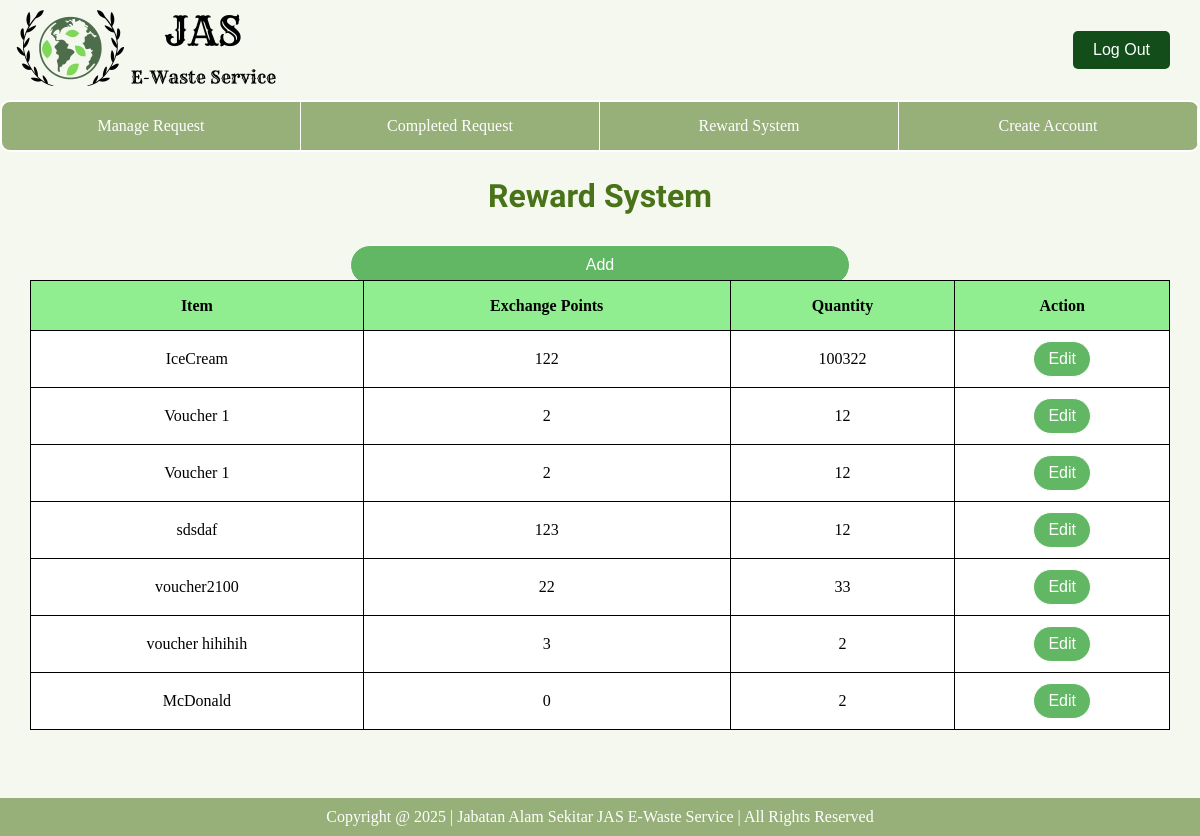
Screenshot of /operator/reward_system/ with the database file from the repository.
### database/models.py (models this page shows, shortened)
class Voucher(models.Model):
    voucherID = models.CharField(primary_key=True, max_length=200)
    name = models.CharField(max_length=150)
    pointsRequired = models.IntegerField()
    quantity = models.IntegerField()

### e_waste_operator/views.py (the view)
# urls.py: path('reward_system/', reward_system, name='reward_system'), #Reward System
def reward_system(request):
    vouchers = Voucher.objects.all()
    return render(request, 'operator/operator-rewardSystem.html', {"vouchers":vouchers})

### e_waste_operator/templates/operator/operator-rewardSystem.html (shortened to what this page needs)
{% extends 'operator/base_operator.html' %}
{% load static %}
{% block extra_css %}
    <link rel="stylesheet" href="{% static 'css/operator-rewardSystem.css' %}">
{% endblock %}
{% block content %}
    <h1 class="title">Reward System</h1>
    <div class="addNew">
      <div class="addNew-button">
        <a href="{% url 'operator:add_reward' %}">
            <button class="addButton">Add</button>
        </a>
      </div>
    </div>
    <div class="rewardTable">
      <table class>
        <thead>
            <tr>
                <th>Item</th>
                <th>Exchange Points</th>
                <th>Quantity</th>
                <th>Action</th>
            </tr>
        </thead>
        <tbody>
            {% for voucher in vouchers %}
            <tr>
                <td>{{ voucher.name }}</td>
                <td>{{ voucher.pointsRequired }}</td>
                <td>{{ voucher.quantity }}</td>
                <td>
                    <a href="{% url 'operator:edit_reward' voucher.voucherID %}">
                        <button>Edit</button>
                    </a>
                </td>
            </tr>
            {% endfor %}
        </tbody>
      </table>
   </div>
{% endblock %}

### e_waste_operator/static/css/operator-rewardSystem.css (style rules this page uses)
body { background-color:#f5f8ee; }
.title { font-family: 'Sansita Swashed', cursive; font-size: 32px; color: #487319; padding: 10px; text-align: center; margin-top:15px; }
.addNew { display:flex; margin-top:20px; margin-bottom:20px; justify-content: center; align-items: center; width:100%; }
.addNew-button { width:90%; max-width:500px; }
.addButton { width:100%; padding: 10px; border: 1px solid white; border-radius: 25px; cursor: pointer; font-size: 16px; color:white; background-color:#61b763 }
table { border-collapse: collapse; overflow: hidden; background: white; width:95%; }
th, td { border: 1px solid black; padding: 10px; text-align: center; }
th { background-color: lightgreen; }
tr { height:50px; }
button { background-color: #61b763; color: white; border: 1px solid white; padding: 8px 14px; cursor: pointer; border-radius: 25px; font-size:medium; transition: background-color 0.15s; transition: color 0.15s; transition: opacity 0.15s; transition: border 0.15s; }
.rewardTable { display: flex; justify-content: center; align-items: center; height: 50vh; margin-bottom:93px; }

### e_waste_operator/templates/operator/operator-header.html (style rules this page uses)
* { margin: 0; padding: 0; box-sizing: border-box; }
body { margin: 0; padding: 0; z-index: 1; }

### e_waste_operator/templates/operator/operator-navbar.html (style rules this page uses)
body { margin: 0; padding: 0; z-index: 2; }

### rows the page displays
Voucher: name "IceCream", pointsRequired "122", quantity "100322"
Voucher: name "Voucher 1", pointsRequired "2", quantity "12"
Voucher: name "Voucher 1", pointsRequired "2", quantity "12"
Voucher: name "sdsdaf", pointsRequired "123", quantity "12"
Voucher: name "voucher2100", pointsRequired "22", quantity "33"
Voucher: name "voucher hihihih", pointsRequired "3", quantity "2"
Voucher: name "McDonald", pointsRequired "0", quantity "2"
